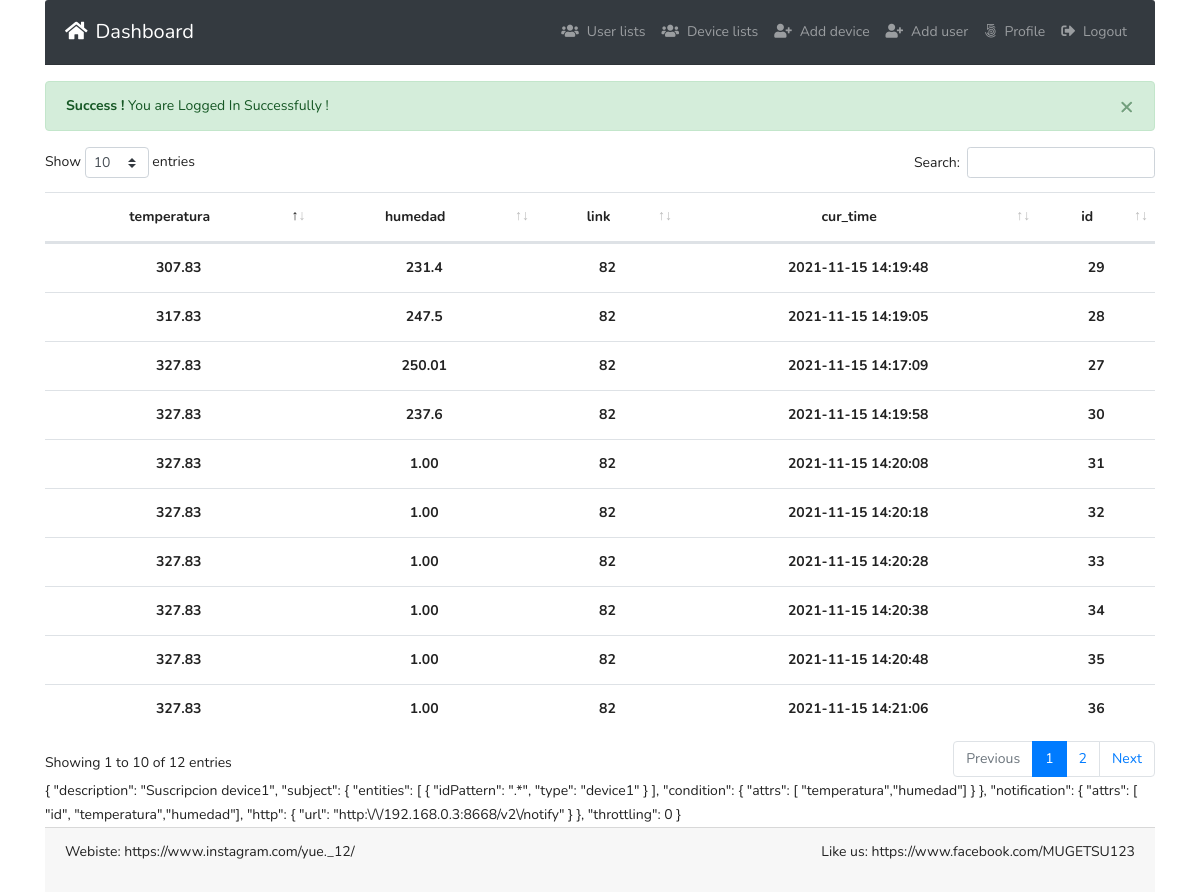
The page /datos2.php?id=82 (signed in) on the database its author committed.
### tables this page shows
CREATE TABLE `device1` (
  `temperatura` varchar(10) DEFAULT NULL,
  `humedad` varchar(10) DEFAULT NULL,
  `link` varchar(10) DEFAULT NULL,
  `cur_time` varchar(250) DEFAULT NULL,
  `id` int(10) NOT NULL
);

### datos2.php (the view, shortened to what this page needs)
<?php
    include 'inc/header.php';
    $logMsg = Session::get('logMsg');
    if (isset($logMsg)) {
    echo $logMsg;
    }
?>
<?php
$id=$_GET["id"];
    $servername = "192.168.0.3:9906";
    $username = "root";
    $password = "MYSQL_ROOT_PASSWORD";
    $dbname = "db_admin";
    $conn = new mysqli($servername, $username, $password, $dbname);
    $result = mysqli_query($conn, "SELECT name, readings FROM tbl_device WHERE id=$id");
    while($res = mysqli_fetch_array($result))
    {
        $name = $res['name'];
    }
    $query = mysqli_query($conn,"SHOW COLUMNS FROM $name");
    echo "<table id=example class=table table-striped table-bordered style=width:100%>";
        echo "<thead>";
            echo "<tr>";
            while($res = mysqli_fetch_array($query ))
            {
                echo "<th  class=text-center>".$res[0]."</th>";
            }
            echo "</tr>";
        echo "</thead>";
    echo "<tr>";
        $result = mysqli_query($conn, "SELECT * FROM  $name");
            while($res = mysqli_fetch_array($result))
            {
                    for ($i=0; $i < 5; $i++) {
                        echo "<th class=text-center>".$res[$i]."<br>"."</th>";
                    }
                echo "</tr>";
            }
    echo "<table>";
?>
<?php
    include 'inc/footer.php';
?>

### assets/style.css (style rules this page uses)
body { line-height: 24px; font-size: 14px; font-style: normal; font-weight: normal; visibility: visible; font-family: 'Nunito', sans-serif; color: #222; }

### rows shown on the page
device1: temperatura "327.83", humedad "250.01", link "82", cur_time "2021-11-15 14:17:09", id "27"
device1: temperatura "317.83", humedad "247.5", link "82", cur_time "2021-11-15 14:19:05", id "28"
device1: temperatura "307.83", humedad "231.4", link "82", cur_time "2021-11-15 14:19:48", id "29"
device1: temperatura "327.83", humedad "237.6", link "82", cur_time "2021-11-15 14:19:58", id "30"
device1: temperatura "327.83", humedad "1.00", link "82", cur_time "2021-11-15 14:20:08", id "31"
device1: temperatura "327.83", humedad "1.00", link "82", cur_time "2021-11-15 14:20:18", id "32"
device1: temperatura "327.83", humedad "1.00", link "82", cur_time "2021-11-15 14:20:28", id "33"
device1: temperatura "327.83", humedad "1.00", link "82", cur_time "2021-11-15 14:20:38", id "34"
device1: temperatura "327.83", humedad "1.00", link "82", cur_time "2021-11-15 14:20:48", id "35"
device1: temperatura "327.83", humedad "1.00", link "82", cur_time "2021-11-15 14:21:06", id "36"

### other values the page prints
$logMsg "× Success ! You are Logged In Successfully !"
$res[0] "temperatura"
$res[0] "humedad"
$res[0] "link"
$res[0] "cur_time"
$res[0] "id"
